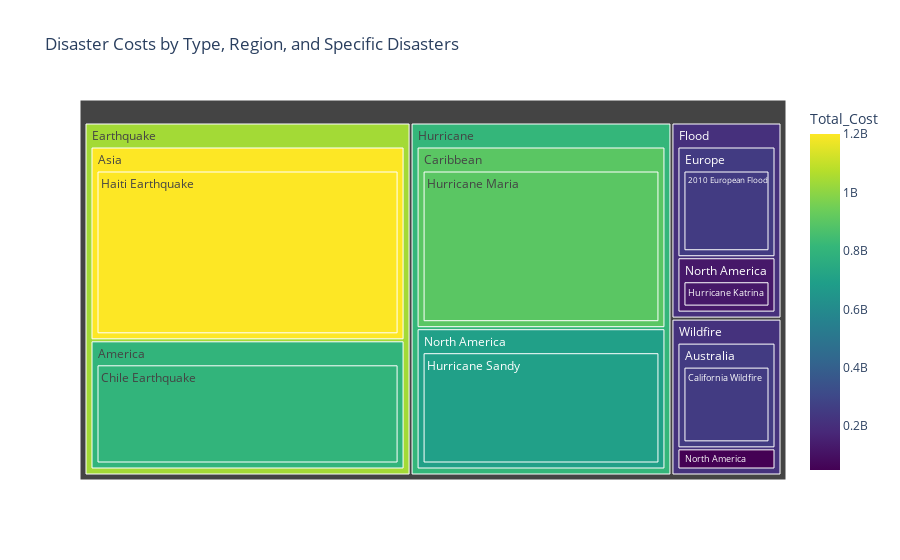

The cell this chart's notebook holds for it:
### Code cell
# Sample hierarchical disaster data
data = {
    'Type': ['Flood', 'Flood', 'Earthquake', 'Earthquake', 'Hurricane', 'Hurricane', 'Wildfire', 'Wildfire'],
    'Region': ['North America', 'Europe', 'Asia', 'America', 'North America', 'Caribbean', 'Australia', 'North America'],
    'Disaster': ['Hurricane Katrina', '2010 European Flood', 'Haiti Earthquake', 'Chile Earthquake',
                 'Hurricane Sandy', 'Hurricane Maria', 'California Wildfire', 'Texas Wildfire'],
    'Total_Cost': [125000000, 250000000, 1200000000, 800000000,
                   700000000, 900000000, 250000000, 50000000]
}

# Create DataFrame
df = pd.DataFrame(data)

# Create the treemap
fig = px.treemap(df,
                 path=['Type', 'Region', 'Disaster'],  # Hierarchical path
                 values='Total_Cost',  # Values for area
                 title='Disaster Costs by Type, Region, and Specific Disasters',
                 color='Total_Cost',  # Color based on total cost
                 color_continuous_scale='Viridis')

# Show the plot
fig.show()

### Figure 1 — Plotly figure (JSON) as saved in the notebook; plotly's stock layout.template omitted (floating-point values rounded to 4 significant figures)
{"data": [{"branchvalues": "total", "customdata": [[250000000], [250000000], [800000000], [1200000000], [125000000], [900000000], [700000000], [50000000], [800000000], [1200000000], [250000000], [900000000], [250000000], [125000000], [700000000], [50000000], [1040000000], [208300000.0], [812500000], [216700000.0]], "domain": {"x": [0, 1], "y": [0, 1]}, "hovertemplate": "labels=%{label}<br>Total_Cost_sum=%{value}<br>parent=%{parent}<br>id=%{id}<br>Total_Cost=%{color}<extra></extra>", "ids": ["Flood/Europe/2010 European Flood", "Wildfire/Australia/California Wildfire", "Earthquake/America/Chile Earthquake", "Earthquake/Asia/Haiti Earthquake", "Flood/North America/Hurricane Katrina", "Hurricane/Caribbean/Hurricane Maria", "Hurricane/North America/Hurricane Sandy", "Wildfire/North America/Texas Wildfire", "Earthquake/America", "Earthquake/Asia", "Wildfire/Australia", "Hurricane/Caribbean", "Flood/Europe", "Flood/North America", "Hurricane/North America", "Wildfire/North America", "Earthquake", "Flood", "Hurricane", "Wildfire"], "labels": ["2010 European Flood", "California Wildfire", "Chile Earthquake", "Haiti Earthquake", "Hurricane Katrina", "Hurricane Maria", "Hurricane Sandy", "Texas Wildfire", "America", "Asia", "Australia", "Caribbean", "Europe", "North America", "North America", "North America", "Earthquake", "Flood", "Hurricane", "Wildfire"], "marker": {"coloraxis": "coloraxis", "colors": [250000000, 250000000, 800000000, 1200000000, 125000000, 900000000, 700000000, 50000000, 800000000, 1200000000, 250000000, 900000000, 250000000, 125000000, 700000000, 50000000, 1040000000, 208300000.0, 812500000, 216700000.0]}, "name": "", "parents": ["Flood/Europe", "Wildfire/Australia", "Earthquake/America", "Earthquake/Asia", "Flood/North America", "Hurricane/Caribbean", "Hurricane/North America", "Wildfire/North America", "Earthquake", "Earthquake", "Wildfire", "Hurricane", "Flood", "Flood", "Hurricane", "Wildfire", "", "", "", ""], "type": "treemap", "values": [250000000, 250000000, 800000000, 1200000000, 125000000, 900000000, 700000000, 50000000, 800000000, 1200000000, 250000000, 900000000, 250000000, 125000000, 700000000, 50000000, 2000000000, 375000000, 1600000000, 300000000]}], "layout": {"autosize": true, "coloraxis": {"colorbar": {"title": {"text": "Total_Cost"}}, "colorscale": [[0, "#440154"], [0.1111, "#482878"], [0.2222, "#3e4989"], [0.3333, "#31688e"], [0.4444, "#26828e"], [0.5556, "#1f9e89"], [0.6667, "#35b779"], [0.7778, "#6ece58"], [0.8889, "#b5de2b"], [1, "#fde725"]]}, "legend": {"tracegroupgap": 0}, "title": {"text": "Disaster Costs by Type, Region, and Specific Disasters"}}}
